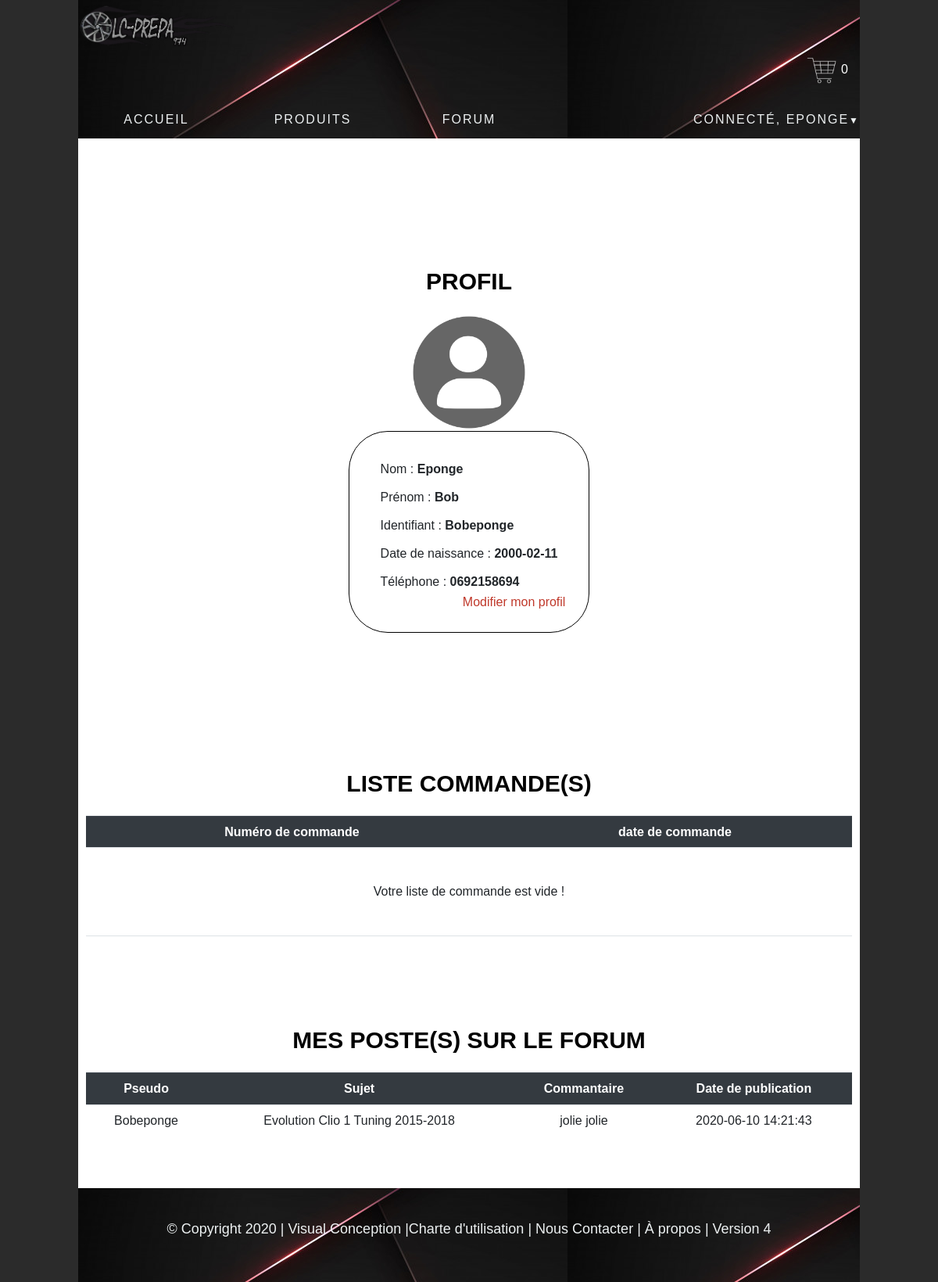
The page /index.php?action=profil (signed in) on the database its author committed.
### tables this page shows
CREATE TABLE `forum` (
  `num` int(11) NOT NULL,
  `pseudo` varchar(50) NOT NULL,
  `sujet` varchar(50) NOT NULL,
  `comment` text NOT NULL,
  `date_publi` datetime NOT NULL
);

### controleur/Forum.php (called while the page is built, shortened)
<?php
require_once("./modele/modele.php");
class Forum extends DB{
    function allComment($session){
      $strSQL = "SELECT * FROM forum where pseudo = '".$session."';";
      $tabValeur = array("*");
      $result = $this->Requete($strSQL, $tabValeur);
      return $result;
    }
  }
?>

### modele/modele.php (called while the page is built, shortened)
<?php
class DB {
  private $cnx = null;
  function __construct(){
 $this->cnx = new PDO("mysql:host=localhost;dbname=lc_bdd;charset=utf8", "root", "root" );
  }
  function Requete($strSQL, $tblValeur){
    $this->resultat = $this->cnx->prepare($strSQL);
    $this->resultat->execute($tblValeur);
    return $this->resultat->fetchAll();
  }
}
?>

### vue/vueProfil.php (the view)
<section id="pageContent">
      <article>
      <div class="container-profil">
       <h1>Profil</h1>
        <img src="./img/avatar1.png" alt="avatar">
        <div class="formProfil">
          <ul >
              <li> Nom : <b><?php echo $_SESSION['user'][0][1] ?></b> </li>
              <li> Prénom : <b><?php echo $_SESSION['user'][0][2] ?> </b></li>
              <li> Identifiant : <b><?php echo $_SESSION['user'][0][3] ?></b> </li>
              <li> Date de naissance : <b><?php echo $_SESSION['user'][0][4] ?></b> </li>
              <li> Téléphone : <b><?php  echo $_SESSION['user'][0][5] ?></b> </li>
                <a href="index.php?action=modifProfil"> Modifier mon profil </a>
          </ul>
        </div>
      </div>
      </article>
      <article>
        <div class="container-order">
          <h1> Liste commande(s) </h1>
          <table class="table">
            <tr class="thead-dark ">
              <th>Numéro de commande</th>
              <th>date de commande</th>
            </tr>
            <tr>
                <?php
                    if(!empty($tblorder)){
                      foreach ($tblorder as $order) {
                        echo"<tr>";
                          echo  "<td>".$order['num_fact']."</td>";
                          echo  "<td>".$order['date_commande']."</td>";
                        echo"</tr>";
                      }
                    }else{
                      echo"<tr>";
                          echo  "<td colspan='3' class='text-center p-5'> Votre liste de commande est vide !</td>";
                      echo"</tr>";
                      echo "<tr><td colspan='3'></td></tr>";
                    }
                ?>
            </tr>
          </table>
        </div>
      </article>
      <article>
        <div class="container-order">
          <h1> Mes poste(s) sur le forum </h1>
          <table class="table">
            <tr class="thead-dark ">
              <th>Pseudo</th>
              <th>Sujet</th>
              <th>Commantaire</th>
              <th>Date de publication</th>
            </tr>
            <tr>
                <?php
                    if(!empty($tblcomment)){
                      foreach ($tblcomment as $comment) {
                        echo"<tr>";
                          echo  "<td>".$comment['pseudo']."</td>";
                          echo  "<td>".$comment['sujet']."</td>";
                          echo  "<td>".$comment['comment']."</td>";
                          echo  "<td>".$comment['date_publi']."</td>";
                        echo"</tr>";
                      }
                    }else{
                      echo"<tr>";
                          echo  "<td colspan='3' class='text-center p-5'> Vous n'avez pas encore de postes !</td>";
                      echo"</tr>";
                      echo "<tr><td colspan='3'></td></tr>";
                    }
                ?>
            </tr>
          </table>
        </div>
      </article>
</section>

### style/style.css (style rules this page uses)
* { margin:0; padding:0; border:0; outline:0; font-size:100%; vertical-align:baseline; background:transparent }
a { text-decoration: none; }
h1 { text-align: center; padding: 15px; color: black; font-size: 25px; }
article,aside,details,figcaption,figure,footer,header,hgroup,menu,nav,section { display:block; height:auto; }
a { margin:0; padding:0; font-size:100%; vertical-align:baseline; background:transparent }
table { border-collapse:collapse; border-spacing:0; }
section { background-color:#FFF; }
li { list-style-type: none; }
.formProfil { margin: 0; padding: 30px; white-space: nowrap; border: 1px solid black; border-radius: 50px; }
.formProfil a { float: right; color: #c0392b; }
.formProfil li { text-align: left; padding: 10px; }
.container-profil { display: flex; flex-direction: column; justify-content: center; align-items: center; padding-top: 150px; padding-bottom: 150px; }
.container-profil h1 { font-size: 30px; font-weight: bold; text-transform: uppercase; }
.container-profil img { width: 150px; height: 150px; max-width: 100%; }
.container-order { padding: 10px 10px 50px 10px; }
.container-order h1 { font-weight: bold; font-size: 30px; text-transform: uppercase; }
table { border-collapse: collapse; }
th, td { text-align: center; }
img { vertical-align: middle; }

### vue/vueFooter.php (style rules this page uses)
a { color:white; text-decoration:none; }

### rows shown on the page
forum: pseudo "Bobeponge", sujet "Evolution Clio 1 Tuning 2015-2018", comment "jolie jolie", date_publi "2020-06-10 14:21:43"

### other values the page prints
$qte "0"
$afficherNom "EPONGE"
$_SESSION['user'][0][1] "Eponge"
$_SESSION['user'][0][2] "Bob"
$_SESSION['user'][0][3] "Bobeponge"
$_SESSION['user'][0][4] "2000-02-11"
$_SESSION['user'][0][5] "0692158694"
